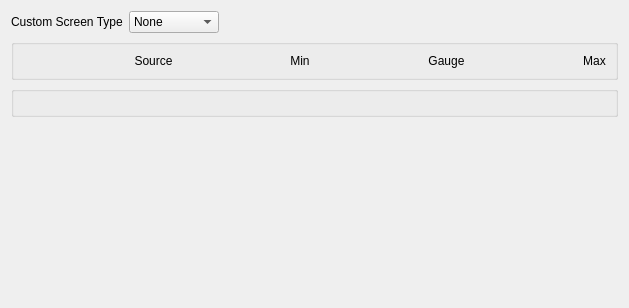
<?xml version="1.0" encoding="UTF-8"?>
<ui version="4.0">
 <class>TelemetryCustomScreen</class>
 <widget class="QWidget" name="TelemetryCustomScreen">
  <property name="geometry">
   <rect>
    <x>0</x>
    <y>0</y>
    <width>629</width>
    <height>308</height>
   </rect>
  </property>
  <property name="windowTitle">
   <string/>
  </property>
  <layout class="QVBoxLayout" name="verticalLayout">
   <item>
    <layout class="QHBoxLayout" name="screenScript" stretch="0,0,1">
     <item>
      <widget class="QLabel" name="screenTypeLabel">
       <property name="sizePolicy">
        <sizepolicy hsizetype="MinimumExpanding" vsizetype="Preferred">
         <horstretch>0</horstretch>
         <verstretch>0</verstretch>
        </sizepolicy>
       </property>
       <property name="minimumSize">
        <size>
         <width>0</width>
         <height>0</height>
        </size>
       </property>
       <property name="text">
        <string>Custom Screen Type</string>
       </property>
      </widget>
     </item>
     <item>
      <widget class="QComboBox" name="screenType">
       <property name="sizePolicy">
        <sizepolicy hsizetype="MinimumExpanding" vsizetype="Fixed">
         <horstretch>0</horstretch>
         <verstretch>0</verstretch>
        </sizepolicy>
       </property>
       <property name="minimumSize">
        <size>
         <width>90</width>
         <height>0</height>
        </size>
       </property>
       <item>
        <property name="text">
         <string>None</string>
        </property>
       </item>
       <item>
        <property name="text">
         <string>Numbers</string>
        </property>
       </item>
       <item>
        <property name="text">
         <string>Bars</string>
        </property>
       </item>
       <item>
        <property name="text">
         <string>Script</string>
        </property>
       </item>
      </widget>
     </item>
     <item>
      <spacer name="horizontalSpacer_16">
       <property name="orientation">
        <enum>Qt::Horizontal</enum>
       </property>
       <property name="sizeHint" stdset="0">
        <size>
         <width>40</width>
         <height>20</height>
        </size>
       </property>
      </spacer>
     </item>
    </layout>
   </item>
   <item>
    <widget class="QGroupBox" name="screenBars">
     <layout class="QGridLayout" name="screenBarsLayout" columnstretch="1,0,1,0">
      <item row="0" column="1">
       <widget class="QLabel" name="label_266">
        <property name="text">
         <string>Min</string>
        </property>
        <property name="alignment">
         <set>Qt::AlignCenter</set>
        </property>
       </widget>
      </item>
      <item row="0" column="0">
       <widget class="QLabel" name="label_265">
        <property name="text">
         <string>Source</string>
        </property>
        <property name="alignment">
         <set>Qt::AlignCenter</set>
        </property>
       </widget>
      </item>
      <item row="0" column="2">
       <widget class="QLabel" name="label_267">
        <property name="text">
         <string>Gauge</string>
        </property>
        <property name="alignment">
         <set>Qt::AlignCenter</set>
        </property>
       </widget>
      </item>
      <item row="0" column="3">
       <widget class="QLabel" name="label_268">
        <property name="text">
         <string>Max</string>
        </property>
        <property name="alignment">
         <set>Qt::AlignCenter</set>
        </property>
       </widget>
      </item>
     </layout>
    </widget>
   </item>
   <item>
    <widget class="QGroupBox" name="screenNums">
     <layout class="QGridLayout" name="screenNumsLayout"/>
    </widget>
   </item>
   <item>
    <spacer name="verticalSpacer">
     <property name="orientation">
      <enum>Qt::Vertical</enum>
     </property>
     <property name="sizeHint" stdset="0">
      <size>
       <width>20</width>
       <height>40</height>
      </size>
     </property>
    </spacer>
   </item>
  </layout>
 </widget>
 <resources/>
 <connections/>
</ui>
